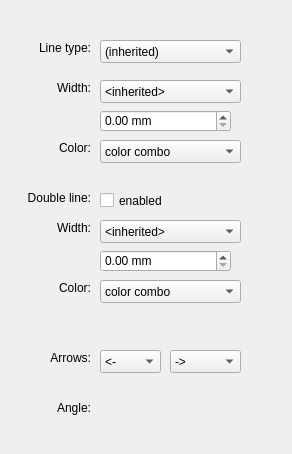
<?xml version="1.0" encoding="UTF-8"?>
<ui version="4.0">
 <class>Form</class>
 <widget class="QWidget" name="Form">
  <property name="geometry">
   <rect>
    <x>0</x>
    <y>0</y>
    <width>292</width>
    <height>454</height>
   </rect>
  </property>
  <property name="windowTitle">
   <string>Form</string>
  </property>
  <widget class="QLabel" name="label">
   <property name="geometry">
    <rect>
     <x>20</x>
     <y>80</y>
     <width>71</width>
     <height>16</height>
    </rect>
   </property>
   <property name="text">
    <string>Width:</string>
   </property>
   <property name="alignment">
    <set>Qt::AlignRight|Qt::AlignTrailing|Qt::AlignVCenter</set>
   </property>
   <property name="buddy">
    <cstring>comboBox</cstring>
   </property>
  </widget>
  <widget class="QDoubleSpinBox" name="doubleSpinBox">
   <property name="geometry">
    <rect>
     <x>100</x>
     <y>110</y>
     <width>131</width>
     <height>22</height>
    </rect>
   </property>
   <property name="suffix">
    <string> mm</string>
   </property>
  </widget>
  <widget class="QComboBox" name="comboBox">
   <property name="geometry">
    <rect>
     <x>100</x>
     <y>80</y>
     <width>141</width>
     <height>23</height>
    </rect>
   </property>
   <item>
    <property name="text">
     <string>&lt;inherited&gt;</string>
    </property>
   </item>
   <item>
    <property name="text">
     <string>ultra thin</string>
    </property>
   </item>
   <item>
    <property name="text">
     <string>very thin</string>
    </property>
   </item>
   <item>
    <property name="text">
     <string>thin</string>
    </property>
   </item>
   <item>
    <property name="text">
     <string>semi thick</string>
    </property>
   </item>
   <item>
    <property name="text">
     <string>thick</string>
    </property>
   </item>
   <item>
    <property name="text">
     <string>very thick</string>
    </property>
   </item>
   <item>
    <property name="text">
     <string>ultra thick</string>
    </property>
   </item>
   <item>
    <property name="text">
     <string>custom</string>
    </property>
   </item>
  </widget>
  <widget class="QLabel" name="label_2">
   <property name="geometry">
    <rect>
     <x>20</x>
     <y>280</y>
     <width>71</width>
     <height>16</height>
    </rect>
   </property>
   <property name="text">
    <string>Color:</string>
   </property>
   <property name="alignment">
    <set>Qt::AlignRight|Qt::AlignTrailing|Qt::AlignVCenter</set>
   </property>
   <property name="buddy">
    <cstring>comboBox_3</cstring>
   </property>
  </widget>
  <widget class="QLabel" name="label_3">
   <property name="geometry">
    <rect>
     <x>20</x>
     <y>40</y>
     <width>71</width>
     <height>16</height>
    </rect>
   </property>
   <property name="text">
    <string>Line type:</string>
   </property>
   <property name="alignment">
    <set>Qt::AlignRight|Qt::AlignTrailing|Qt::AlignVCenter</set>
   </property>
   <property name="buddy">
    <cstring>comboBox_2</cstring>
   </property>
  </widget>
  <widget class="QComboBox" name="comboBox_2">
   <property name="geometry">
    <rect>
     <x>100</x>
     <y>40</y>
     <width>141</width>
     <height>23</height>
    </rect>
   </property>
   <item>
    <property name="text">
     <string>(inherited)</string>
    </property>
   </item>
   <item>
    <property name="text">
     <string>solid</string>
    </property>
   </item>
   <item>
    <property name="text">
     <string>doted</string>
    </property>
   </item>
   <item>
    <property name="text">
     <string>densely dotted</string>
    </property>
   </item>
   <item>
    <property name="text">
     <string>loosely dotted</string>
    </property>
   </item>
   <item>
    <property name="text">
     <string>dashed</string>
    </property>
   </item>
   <item>
    <property name="text">
     <string>densely dashed</string>
    </property>
   </item>
   <item>
    <property name="text">
     <string>loosely dashed</string>
    </property>
   </item>
   <item>
    <property name="text">
     <string>dash dotted</string>
    </property>
   </item>
   <item>
    <property name="text">
     <string>densely dash dotted</string>
    </property>
   </item>
   <item>
    <property name="text">
     <string>loosely dash dotted</string>
    </property>
   </item>
   <item>
    <property name="text">
     <string>dash dot dotted</string>
    </property>
   </item>
   <item>
    <property name="text">
     <string>densely dash dot dotted</string>
    </property>
   </item>
   <item>
    <property name="text">
     <string>loosely dash dot dotted</string>
    </property>
   </item>
  </widget>
  <widget class="QComboBox" name="comboBox_3">
   <property name="geometry">
    <rect>
     <x>100</x>
     <y>280</y>
     <width>141</width>
     <height>23</height>
    </rect>
   </property>
   <item>
    <property name="text">
     <string>color combo</string>
    </property>
   </item>
  </widget>
  <widget class="QLabel" name="label_4">
   <property name="geometry">
    <rect>
     <x>20</x>
     <y>350</y>
     <width>71</width>
     <height>16</height>
    </rect>
   </property>
   <property name="text">
    <string>Arrows:</string>
   </property>
   <property name="alignment">
    <set>Qt::AlignRight|Qt::AlignTrailing|Qt::AlignVCenter</set>
   </property>
   <property name="buddy">
    <cstring>comboBox_5</cstring>
   </property>
  </widget>
  <widget class="QComboBox" name="comboBox_4">
   <property name="geometry">
    <rect>
     <x>170</x>
     <y>350</y>
     <width>71</width>
     <height>23</height>
    </rect>
   </property>
   <item>
    <property name="text">
     <string>-&gt;</string>
    </property>
   </item>
  </widget>
  <widget class="QComboBox" name="comboBox_5">
   <property name="geometry">
    <rect>
     <x>100</x>
     <y>350</y>
     <width>61</width>
     <height>23</height>
    </rect>
   </property>
   <item>
    <property name="text">
     <string>&lt;-</string>
    </property>
   </item>
  </widget>
  <widget class="QLabel" name="label_5">
   <property name="geometry">
    <rect>
     <x>20</x>
     <y>400</y>
     <width>71</width>
     <height>16</height>
    </rect>
   </property>
   <property name="text">
    <string>Angle:</string>
   </property>
   <property name="alignment">
    <set>Qt::AlignRight|Qt::AlignTrailing|Qt::AlignVCenter</set>
   </property>
  </widget>
  <widget class="QDoubleSpinBox" name="doubleSpinBox_2">
   <property name="geometry">
    <rect>
     <x>100</x>
     <y>250</y>
     <width>131</width>
     <height>22</height>
    </rect>
   </property>
   <property name="suffix">
    <string> mm</string>
   </property>
  </widget>
  <widget class="QLabel" name="label_6">
   <property name="geometry">
    <rect>
     <x>20</x>
     <y>220</y>
     <width>71</width>
     <height>16</height>
    </rect>
   </property>
   <property name="text">
    <string>Width:</string>
   </property>
   <property name="alignment">
    <set>Qt::AlignRight|Qt::AlignTrailing|Qt::AlignVCenter</set>
   </property>
   <property name="buddy">
    <cstring>comboBox</cstring>
   </property>
  </widget>
  <widget class="QComboBox" name="comboBox_6">
   <property name="geometry">
    <rect>
     <x>100</x>
     <y>220</y>
     <width>141</width>
     <height>23</height>
    </rect>
   </property>
   <item>
    <property name="text">
     <string>&lt;inherited&gt;</string>
    </property>
   </item>
   <item>
    <property name="text">
     <string>ultra thin</string>
    </property>
   </item>
   <item>
    <property name="text">
     <string>very thin</string>
    </property>
   </item>
   <item>
    <property name="text">
     <string>thin</string>
    </property>
   </item>
   <item>
    <property name="text">
     <string>semi thick</string>
    </property>
   </item>
   <item>
    <property name="text">
     <string>thick</string>
    </property>
   </item>
   <item>
    <property name="text">
     <string>very thick</string>
    </property>
   </item>
   <item>
    <property name="text">
     <string>ultra thick</string>
    </property>
   </item>
   <item>
    <property name="text">
     <string>custom</string>
    </property>
   </item>
  </widget>
  <widget class="QCheckBox" name="checkBox">
   <property name="geometry">
    <rect>
     <x>100</x>
     <y>190</y>
     <width>131</width>
     <height>21</height>
    </rect>
   </property>
   <property name="text">
    <string>enabled</string>
   </property>
   <property name="tristate">
    <bool>true</bool>
   </property>
  </widget>
  <widget class="QToolButton" name="toolButton">
   <property name="geometry">
    <rect>
     <x>240</x>
     <y>40</y>
     <width>25</width>
     <height>23</height>
    </rect>
   </property>
   <property name="icon">
    <iconset theme="edit-clear"/>
   </property>
   <property name="autoRaise">
    <bool>true</bool>
   </property>
  </widget>
  <widget class="QToolButton" name="toolButton_2">
   <property name="geometry">
    <rect>
     <x>240</x>
     <y>80</y>
     <width>25</width>
     <height>23</height>
    </rect>
   </property>
   <property name="icon">
    <iconset theme="edit-clear">
     <normaloff>../../../../../../</normaloff>../../../../../../</iconset>
   </property>
   <property name="autoRaise">
    <bool>true</bool>
   </property>
  </widget>
  <widget class="QToolButton" name="toolButton_3">
   <property name="geometry">
    <rect>
     <x>240</x>
     <y>280</y>
     <width>25</width>
     <height>23</height>
    </rect>
   </property>
   <property name="icon">
    <iconset theme="edit-clear">
     <normaloff>../../../../../../</normaloff>../../../../../../</iconset>
   </property>
   <property name="autoRaise">
    <bool>true</bool>
   </property>
  </widget>
  <widget class="QToolButton" name="toolButton_4">
   <property name="geometry">
    <rect>
     <x>240</x>
     <y>220</y>
     <width>25</width>
     <height>23</height>
    </rect>
   </property>
   <property name="icon">
    <iconset theme="edit-clear">
     <normaloff>../../../../../../</normaloff>../../../../../../</iconset>
   </property>
   <property name="autoRaise">
    <bool>true</bool>
   </property>
  </widget>
  <widget class="QToolButton" name="toolButton_5">
   <property name="geometry">
    <rect>
     <x>240</x>
     <y>350</y>
     <width>25</width>
     <height>23</height>
    </rect>
   </property>
   <property name="icon">
    <iconset theme="edit-clear">
     <normaloff>../../../../../../</normaloff>../../../../../../</iconset>
   </property>
   <property name="autoRaise">
    <bool>true</bool>
   </property>
  </widget>
  <widget class="QToolButton" name="toolButton_6">
   <property name="geometry">
    <rect>
     <x>240</x>
     <y>190</y>
     <width>25</width>
     <height>23</height>
    </rect>
   </property>
   <property name="icon">
    <iconset theme="edit-clear">
     <normaloff>../../../../../../</normaloff>../../../../../../</iconset>
   </property>
   <property name="autoRaise">
    <bool>true</bool>
   </property>
  </widget>
  <widget class="QToolButton" name="toolButton_7">
   <property name="geometry">
    <rect>
     <x>240</x>
     <y>140</y>
     <width>25</width>
     <height>23</height>
    </rect>
   </property>
   <property name="icon">
    <iconset theme="edit-clear">
     <normaloff>../../../../../../</normaloff>../../../../../../</iconset>
   </property>
   <property name="autoRaise">
    <bool>true</bool>
   </property>
  </widget>
  <widget class="QLabel" name="label_7">
   <property name="geometry">
    <rect>
     <x>20</x>
     <y>140</y>
     <width>71</width>
     <height>16</height>
    </rect>
   </property>
   <property name="text">
    <string>Color:</string>
   </property>
   <property name="alignment">
    <set>Qt::AlignRight|Qt::AlignTrailing|Qt::AlignVCenter</set>
   </property>
   <property name="buddy">
    <cstring>comboBox_3</cstring>
   </property>
  </widget>
  <widget class="QComboBox" name="comboBox_7">
   <property name="geometry">
    <rect>
     <x>100</x>
     <y>140</y>
     <width>141</width>
     <height>23</height>
    </rect>
   </property>
   <item>
    <property name="text">
     <string>color combo</string>
    </property>
   </item>
  </widget>
  <widget class="QLabel" name="label_8">
   <property name="geometry">
    <rect>
     <x>20</x>
     <y>190</y>
     <width>71</width>
     <height>16</height>
    </rect>
   </property>
   <property name="text">
    <string>Double line:</string>
   </property>
   <property name="alignment">
    <set>Qt::AlignRight|Qt::AlignTrailing|Qt::AlignVCenter</set>
   </property>
   <property name="buddy">
    <cstring>comboBox</cstring>
   </property>
  </widget>
 </widget>
 <resources/>
 <connections/>
</ui>
